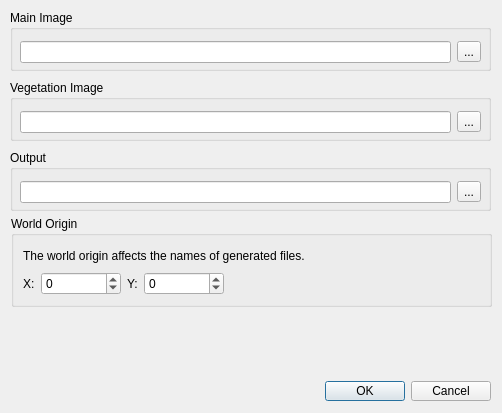
<?xml version="1.0" encoding="UTF-8"?>
<ui version="4.0">
 <class>biomemapgeneratorDialog</class>
 <widget class="QDialog" name="biomemapgeneratorDialog">
  <property name="geometry">
   <rect>
    <x>0</x>
    <y>0</y>
    <width>502</width>
    <height>413</height>
   </rect>
  </property>
  <property name="minimumSize">
   <size>
    <width>502</width>
    <height>413</height>
   </size>
  </property>
  <property name="maximumSize">
   <size>
    <width>502</width>
    <height>413</height>
   </size>
  </property>
  <property name="windowTitle">
   <string>Dialog</string>
  </property>
  <widget class="QDialogButtonBox" name="buttonBox">
   <property name="geometry">
    <rect>
     <x>10</x>
     <y>381</y>
     <width>481</width>
     <height>20</height>
    </rect>
   </property>
   <property name="orientation">
    <enum>Qt::Horizontal</enum>
   </property>
   <property name="standardButtons">
    <set>QDialogButtonBox::Cancel|QDialogButtonBox::Ok</set>
   </property>
  </widget>
  <widget class="QGroupBox" name="groupBox">
   <property name="geometry">
    <rect>
     <x>10</x>
     <y>10</y>
     <width>481</width>
     <height>61</height>
    </rect>
   </property>
   <property name="title">
    <string>Main Image</string>
   </property>
   <widget class="QWidget" name="layoutWidget">
    <property name="geometry">
     <rect>
      <x>10</x>
      <y>30</y>
      <width>461</width>
      <height>24</height>
     </rect>
    </property>
    <layout class="QHBoxLayout" name="horizontalLayout">
     <item>
      <widget class="QLineEdit" name="mainImagePath"/>
     </item>
     <item>
      <widget class="QToolButton" name="browseMainImage">
       <property name="text">
        <string>...</string>
       </property>
      </widget>
     </item>
    </layout>
   </widget>
  </widget>
  <widget class="QGroupBox" name="groupBox_2">
   <property name="geometry">
    <rect>
     <x>10</x>
     <y>80</y>
     <width>481</width>
     <height>61</height>
    </rect>
   </property>
   <property name="title">
    <string>Vegetation Image</string>
   </property>
   <widget class="QWidget" name="layoutWidget">
    <property name="geometry">
     <rect>
      <x>10</x>
      <y>30</y>
      <width>461</width>
      <height>24</height>
     </rect>
    </property>
    <layout class="QHBoxLayout" name="horizontalLayout_2">
     <item>
      <widget class="QLineEdit" name="vegImagePath"/>
     </item>
     <item>
      <widget class="QToolButton" name="browseVegImage">
       <property name="text">
        <string>...</string>
       </property>
      </widget>
     </item>
    </layout>
   </widget>
  </widget>
  <widget class="QGroupBox" name="groupBox_3">
   <property name="geometry">
    <rect>
     <x>10</x>
     <y>150</y>
     <width>481</width>
     <height>61</height>
    </rect>
   </property>
   <property name="title">
    <string>Output</string>
   </property>
   <widget class="QWidget" name="layoutWidget_2">
    <property name="geometry">
     <rect>
      <x>10</x>
      <y>30</y>
      <width>461</width>
      <height>24</height>
     </rect>
    </property>
    <layout class="QHBoxLayout" name="horizontalLayout_3">
     <item>
      <widget class="QLineEdit" name="outputBiomeMapPath"/>
     </item>
     <item>
      <widget class="QToolButton" name="browseBiomeMap">
       <property name="text">
        <string>...</string>
       </property>
      </widget>
     </item>
    </layout>
   </widget>
  </widget>
  <widget class="QGroupBox" name="groupBox_4">
   <property name="geometry">
    <rect>
     <x>11</x>
     <y>216</y>
     <width>481</width>
     <height>91</height>
    </rect>
   </property>
   <property name="title">
    <string>World Origin</string>
   </property>
   <layout class="QVBoxLayout" name="verticalLayout_3">
    <item>
     <widget class="QLabel" name="label_2">
      <property name="text">
       <string>The world origin affects the names of generated files.</string>
      </property>
     </widget>
    </item>
    <item>
     <layout class="QHBoxLayout" name="horizontalLayout_5">
      <item>
       <layout class="QHBoxLayout" name="horizontalLayout_4">
        <item>
         <widget class="QLabel" name="label_3">
          <property name="text">
           <string>X:</string>
          </property>
         </widget>
        </item>
        <item>
         <widget class="QSpinBox" name="xOrigin">
          <property name="minimumSize">
           <size>
            <width>80</width>
            <height>0</height>
           </size>
          </property>
          <property name="minimum">
           <number>-1000</number>
          </property>
          <property name="maximum">
           <number>1000</number>
          </property>
         </widget>
        </item>
       </layout>
      </item>
      <item>
       <layout class="QHBoxLayout" name="horizontalLayout_6">
        <item>
         <widget class="QLabel" name="label_4">
          <property name="text">
           <string>Y:</string>
          </property>
         </widget>
        </item>
        <item>
         <widget class="QSpinBox" name="yOrigin">
          <property name="minimumSize">
           <size>
            <width>80</width>
            <height>0</height>
           </size>
          </property>
          <property name="minimum">
           <number>-1000</number>
          </property>
          <property name="maximum">
           <number>1000</number>
          </property>
         </widget>
        </item>
       </layout>
      </item>
      <item>
       <spacer name="horizontalSpacer">
        <property name="orientation">
         <enum>Qt::Horizontal</enum>
        </property>
        <property name="sizeHint" stdset="0">
         <size>
          <width>40</width>
          <height>20</height>
         </size>
        </property>
       </spacer>
      </item>
     </layout>
    </item>
   </layout>
  </widget>
 </widget>
 <resources/>
 <connections>
  <connection>
   <sender>buttonBox</sender>
   <signal>accepted()</signal>
   <receiver>biomemapgeneratorDialog</receiver>
   <slot>accept()</slot>
   <hints>
    <hint type="sourcelabel">
     <x>248</x>
     <y>254</y>
    </hint>
    <hint type="destinationlabel">
     <x>157</x>
     <y>274</y>
    </hint>
   </hints>
  </connection>
  <connection>
   <sender>buttonBox</sender>
   <signal>rejected()</signal>
   <receiver>biomemapgeneratorDialog</receiver>
   <slot>reject()</slot>
   <hints>
    <hint type="sourcelabel">
     <x>316</x>
     <y>260</y>
    </hint>
    <hint type="destinationlabel">
     <x>286</x>
     <y>274</y>
    </hint>
   </hints>
  </connection>
 </connections>
</ui>
